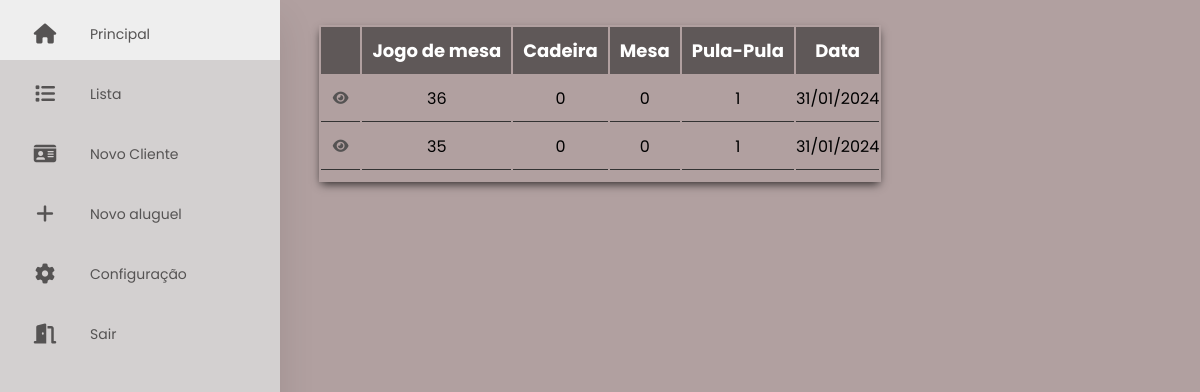
The page /View/principal.php on the database its author committed.
### tables this page shows
CREATE TABLE `pedido` (
  `ID` int(11) NOT NULL,
  `JOGO` int(11) DEFAULT NULL,
  `CADEIRA` int(11) DEFAULT NULL,
  `MESA` int(11) DEFAULT NULL,
  `PULA` int(11) DEFAULT NULL,
  `DATA` datetime DEFAULT NULL,
  `CODIGO_CLIENTE` int(11) NOT NULL,
  `VALOR` decimal(10,2) NOT NULL
);

### View/principal.php (the view, shortened to what this page needs)
<?php
    require_once('..\helper\config.php');
    $query = "SELECT ID, JOGO, MESA, CADEIRA, DATE_FORMAT(DATA, '%d/%m/%Y') as 'DATA', PULA FROM PEDIDO WHERE DATA = CURRENT_DATE();";
    $result = mysqli_query($con, $query);
    $notes = [];
?>
<!DOCTYPE html>
<html lang="pt-br">
<head>
    <link rel="stylesheet" href="https://cdnjs.cloudflare.com/ajax/libs/font-awesome/6.5.1/css/all.min.css">
    <link rel="stylesheet" href="../Style/list.css">
</head>
<body>
<nav class="nvmenu">
        <ul class="ulgeral">
            <li class="icPrinc">
                <a href="../View/principal.php" class="icon">
                    <i class="fas fa-home"></i>
                    <span class="nav-item">Principal</span>
                </a>
            </li>
            <li class="icList">
                <a href="../View/list.php" class="icon">
                    <i class="fas fa-solid fa-list"></i>
                    <span class="nav-item">Lista</span>
                </a>
            </li>
            <li class="icPerson">
                <a href="../View/person.php" class="icon">
                <i class="fas fa-solid fa-id-card"></i>
                    <span class="nav-item">Novo Cliente</span>
                </a>
            </li>
            <li class="icOrder">
                <a href="../View/clientList.php" class="icon">
                    <i class=" fas fa-solid fa-plus"></i>
                    <span class="nav-item">Novo aluguel</span>
                </a>
            </li>
            <li class="icConfig">
                <a href="../View/config.php" class="icon">
                    <i class="fas fa-solid fa-gear"></i>
                    <span class="nav-item">Configuração</span>
                </a>
            </li>
            <li class="icout">
                <a href="../index.php" class="icon">
                    <i class="fas fa-solid fa-door-open"></i>
                    <span class="nav-item">Sair</span>
                </a>
            </li>
        </ul>
    </nav>
   <main class="cabecalho">
        <table>
            <th>
                <th>Jogo de mesa</th>
                <th>Cadeira</th>
                <th>Mesa</th>
                <th>Pula-Pula</th>
                <th>Data</th>
            </th>
            <?php
                while($note = mysqli_fetch_array($result)){
                    $notes["id"] = $note['ID'];
                    $notes["jogo"] = $note['JOGO'];
                    $notes["cadeira"] = $note['CADEIRA'];
                    $notes["mesa"] = $note['MESA'];
                    $notes["pula"] = $note['PULA'];
                    $notes["data"] = $note['DATA'];
            ?>
            <tr>
                <td><a href="../View/viewOrder.php?id=<?php echo $notes['id'];?>" class="icoEye"><i class="fa-solid fa-eye"></i></a></td>
                <td><?php echo $notes['jogo']; ?></td>
                <td><?php echo $notes['cadeira']; ?></td>
                <td><?php echo $notes['mesa']; ?></td>
                <td><?php echo $notes['pula']; ?></td>
                <td><?php echo $notes['data']?></td>
            </tr>
            <?php }?>
        </table>
    </main>
</body>
</html>

### Style/list.css (style rules this page uses)
* { margin: 0; padding: 0; outline: none; text-decoration: none; box-sizing: border-box; font-family: "Poppins", sans-serif; }
body { background-color: rgb(177, 160, 160); display: flex; align-items: center; justify-content: center; margin: 0; }
nav { position:fixed; top: 0; bottom: 0; background: rgb(211, 208, 208); width: 90px; height: 100%; left: 0; overflow: hidden; transition: width 0.2s linear; box-shadow: 0 20px 35px rgba(0, 0, 0, 0.1); }
.icon { position: relative; color: rgb(85, 83, 83); font-size: 14px; display: table; width: 300px; padding: 10px; }
.fas { position: relative; width: 70px; height: 40px; top: 14px; font-size: 20px; text-align: center; }
.nav-item { position: relative; top: 12px; margin-left: 10px; }
table th { background-color: #5f5858; font-size: 18px; color: white; padding: 10px; }
table td { border-bottom: 1px solid #333; color: #000; text-align: center; }
.cabecalho { grid-area: cabecalho; margin-top: 25px; display: flex; flex-direction: column; justify-content: center; align-items: center; padding-bottom: 10px; z-index: 1; box-shadow: 0px 4px 9px -2px rgba(0,0,0,0.75); }
.icoEye { position: relative; color: rgb(85, 83, 83); font-size: 14px; display: table; width: min-content; padding: 10px; }

### rows shown on the page
pedido: JOGO "36", CADEIRA "0", MESA "0", PULA "1", data "31/01/2024"
pedido: JOGO "35", CADEIRA "0", MESA "0", PULA "1", data "31/01/2024"
